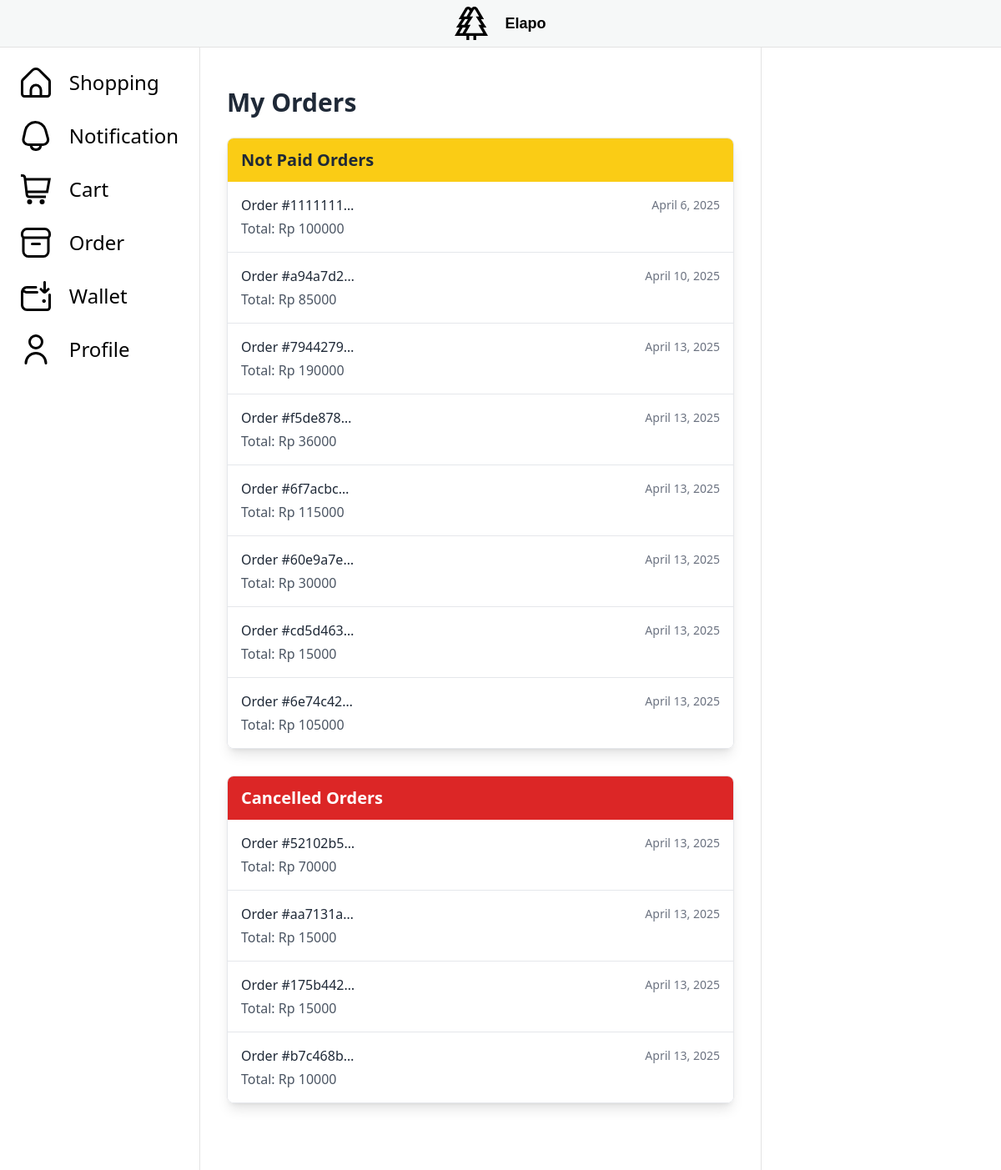
The app's page /order (signed in), older data.
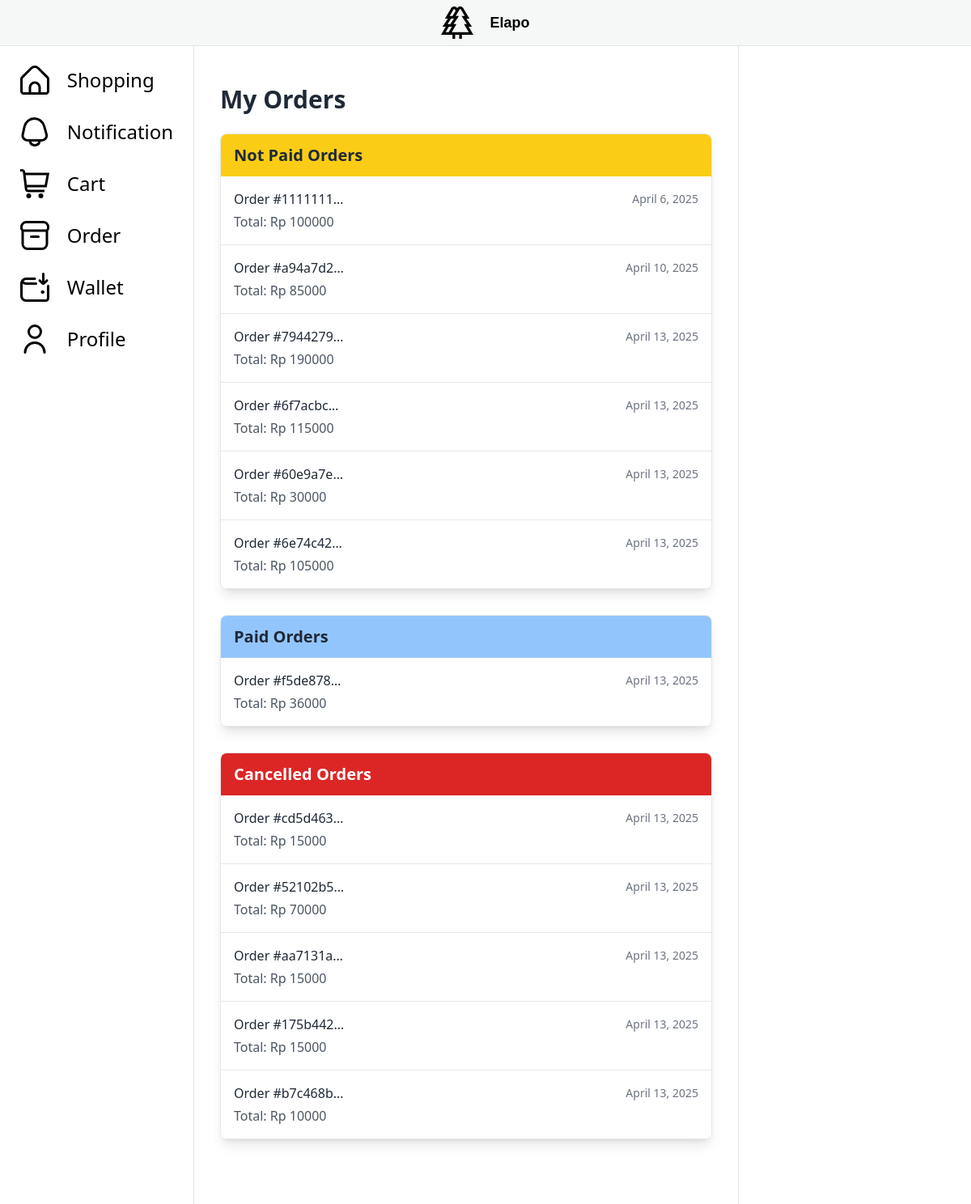
The same page, newer data.
### order/models.py (models this page shows, shortened)
class Order(models.Model):
    class Meta:
        permissions = [
            ("set_to_paid", "can set to paid"),
            ("set_to_prepared", "can set to prepared"),
            ("set_to_ready", "can set to ready"),
            ("set_to_delivered", "can set to delivered"),
            ("set_to_completed", "can set to completed"),
            ("set_to_cancelled", "can set to cancelled"),
            ("set_to_reviewed", "can set to reviewed")
        ]
    id = models.UUIDField(primary_key=True, default=uuid.uuid4)
    cart = models.OneToOneField(Cart, on_delete=models.CASCADE)
    total = models.DecimalField(max_digits=12, decimal_places=0, default=0)
    created_at = models.DateField(auto_now=True)
    status = models.ForeignKey(OrderStatus, on_delete=models.CASCADE)

### order/views.py (the view)
# urls.py: path('', customer_order_list, name="show_order"),
@login_required
def customer_order_list(request):
    orders = Order.objects.filter(cart__customer=request.user.customer).select_related('status')
    not_paid_orders = orders.filter(status__status='not paid')
    paid_orders = orders.filter(status__status='paid')
    prepared_orders = orders.filter(status__status='prepared')
    ready_orders = orders.filter(status__status='ready')
    delivered_orders = orders.filter(status__status='delivered')
    completed_orders = orders.filter(status__status='completed')
    reviewed_orders = orders.filter(status__status='reviewed')
    cancelled_orders = orders.filter(status__status='cancelled')
    print(orders)
    context = {
        'not_paid_orders': not_paid_orders,
        'paid_orders': paid_orders,
        'prepared_orders': prepared_orders,
        'ready_orders': ready_orders,
        'delivered_orders': delivered_orders,
        'completed_orders': completed_orders,
        'reviewed_orders': reviewed_orders,
        'cancelled_orders': cancelled_orders,
    }
    return render(request, 'show_order.html', context)

### order/templates/show_order.html (shortened to what this page needs)
{% extends "main.html" %}
{% block content %}
<div class="container mx-auto px-4 py-8">
    <h1 class="text-3xl font-bold mb-6 text-gray-800">My Orders</h1>
    {% if not_paid_orders or paid_orders or prepared_orders or ready_orders or delivered_orders or completed_orders or reviewed_orders or cancelled_orders %}
        {% if not_paid_orders %}
        <div class="mb-8 rounded-lg overflow-hidden shadow-lg border border-gray-200">
            <div class="bg-yellow-400 px-4 py-3">
                <h3 class="text-xl font-semibold text-gray-800">Not Paid Orders</h3>
            </div>
            <div class="bg-white">
                <div class="divide-y divide-gray-200">
                    {% for order in not_paid_orders %}
                    <a href="{% url 'order:order_detail' order.id %}" class="block hover:bg-gray-50 transition duration-150">
                        <div class="px-4 py-4">
                            <div class="flex justify-between items-center">
                                <h5 class="font-medium text-gray-800">Order #{{ order.id|truncatechars:8 }}</h5>
                                <span class="text-sm text-gray-500">{{ order.created_at }}</span>
                            </div>
                            <p class="mt-1 text-gray-600">Total: Rp {{ order.total }}</p>
                        </div>
                    </a>
                    {% endfor %}
                </div>
            </div>
        </div>
        {% endif %}
        {% if paid_orders %}
        <div class="mb-8 rounded-lg overflow-hidden shadow-lg border border-gray-200">
            <div class="bg-blue-300 px-4 py-3">
                <h3 class="text-xl font-semibold text-gray-800">Paid Orders</h3>
            </div>
            <div class="bg-white">
                <div class="divide-y divide-gray-200">
                    {% for order in paid_orders %}
                    <a href="{% url 'order:order_detail' order.id %}" class="block hover:bg-gray-50 transition duration-150">
                        <div class="px-4 py-4">
                            <div class="flex justify-between items-center">
                                <h5 class="font-medium text-gray-800">Order #{{ order.id|truncatechars:8 }}</h5>
                                <span class="text-sm text-gray-500">{{ order.created_at }}</span>
                            </div>
                            <p class="mt-1 text-gray-600">Total: Rp {{ order.total }}</p>
                        </div>
                    </a>
                    {% endfor %}
                </div>
            </div>
        </div>
        {% endif %}
        {% if cancelled_orders %}
        <div class="mb-8 rounded-lg overflow-hidden shadow-lg border border-gray-200">
            <div class="bg-red-600 px-4 py-3">
                <h3 class="text-xl font-semibold text-white">Cancelled Orders</h3>
            </div>
            <div class="bg-white">
                <div class="divide-y divide-gray-200">
                    {% for order in cancelled_orders %}
                    <a href="{% url 'order:order_detail' order.id %}" class="block hover:bg-gray-50 transition duration-150">
                        <div class="px-4 py-4">
                            <div class="flex justify-between items-center">
                                <h5 class="font-medium text-gray-800">Order #{{ order.id|truncatechars:8 }}</h5>
                                <span class="text-sm text-gray-500">{{ order.created_at }}</span>
                            </div>
                            <p class="mt-1 text-gray-600">Total: Rp {{ order.total }}</p>
                        </div>
                    </a>
                    {% endfor %}
                </div>
            </div>
        </div>
        {% endif %}
    {% else %}
    <div class="bg-blue-100 border-l-4 border-blue-500 text-blue-700 p-4 mb-6 rounded">
        <p>You don't have any orders yet. <a href="{% url 'product:list' %}" class="underline font-medium">Continue shopping</a></p>
    </div>
    {% endif %}
</div>
{% endblock %}

Row changes from the older to the newer data that the page shows:
changed Order "f5de878…": moves from the list under "Not Paid Orders" to the list under "Paid Orders"
changed Order "cd5d463…": moves from the list under "Not Paid Orders" to the list under "Cancelled Orders"
Text that changed along with them:
text now shown: "Paid Orders"
